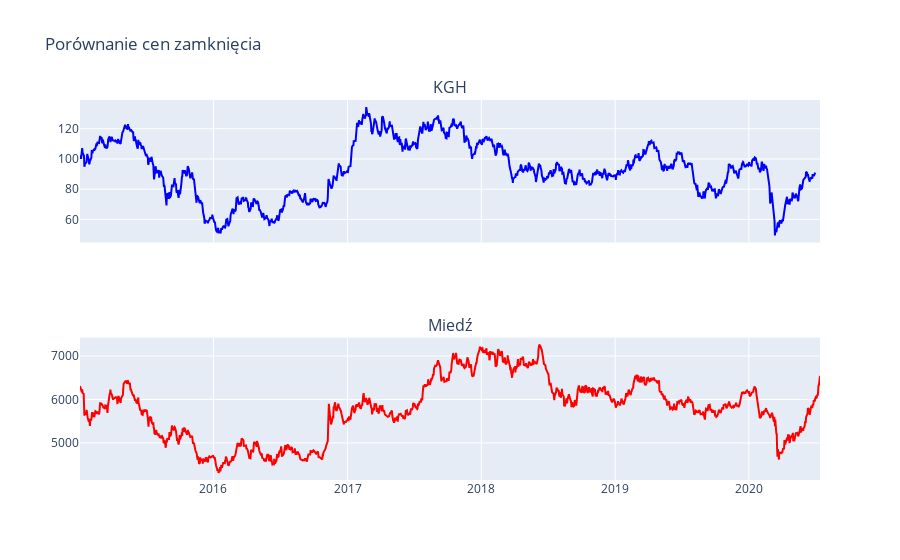

Notebook cell for this chart:
### Markdown cell above
## 1. Stwórz dwa osobne wykresy liniowe (jeden pod drugim) – jeden niech przedstawia ceny zamknięcia KGHM, drugi niech przedstawia ceny miedzi (na podstawie kolumn "Zamknięcie")

### Code cell
fig = make_subplots(rows = 2, cols = 1, subplot_titles = 
                             ['KGH', 'Miedź'], shared_xaxes = True)
fig.add_trace(go.Scatter(x = kgh['Data'], y = kgh['Zamkniecie'], mode = 'lines', line=dict(color='blue'), showlegend = False), 1,1)
fig.add_trace(go.Scatter(x = cu['Data'], y = cu['Zamkniecie'], mode = 'lines', line=dict(color='red'), showlegend = False), 2,1)
fig.update_layout(title = 'Porównanie cen zamknięcia')
iplot(fig)

### Figure 1 — Plotly figure (JSON) as saved in the notebook; plotly's stock layout.template omitted (floating-point values rounded to 4 significant figures; data arrays with more than 128 entries replaced by an {"elided": "..."} marker saying what was removed)
{"data": [{"line": {"color": "blue"}, "mode": "lines", "showlegend": false, "type": "scatter", "x": {"elided": "1371 str values"}, "xaxis": "x", "y": {"elided": "1371 float values"}, "yaxis": "y"}, {"line": {"color": "red"}, "mode": "lines", "showlegend": false, "type": "scatter", "x": {"elided": "1400 str values"}, "xaxis": "x2", "y": {"elided": "1400 float values"}, "yaxis": "y2"}], "layout": {"annotations": [{"font": {"size": 16}, "showarrow": false, "text": "KGH", "x": 0.5, "xanchor": "center", "xref": "paper", "y": 1, "yanchor": "bottom", "yref": "paper"}, {"font": {"size": 16}, "showarrow": false, "text": "Miedź", "x": 0.5, "xanchor": "center", "xref": "paper", "y": 0.375, "yanchor": "bottom", "yref": "paper"}], "autosize": true, "title": {"text": "Porównanie cen zamknięcia"}, "xaxis": {"anchor": "y", "autorange": true, "domain": [0, 1], "matches": "x2", "range": ["2015-01-02", "2020-07-13"], "showticklabels": false, "type": "date"}, "xaxis2": {"anchor": "y2", "autorange": true, "domain": [0, 1], "range": ["2015-01-02", "2020-07-13"], "type": "date"}, "yaxis": {"anchor": "x", "autorange": true, "domain": [0.625, 1], "range": [44.68, 139.0], "type": "linear"}, "yaxis2": {"anchor": "x2", "autorange": true, "domain": [0, 0.375], "range": [4146.0, 7426.0], "type": "linear"}}}
